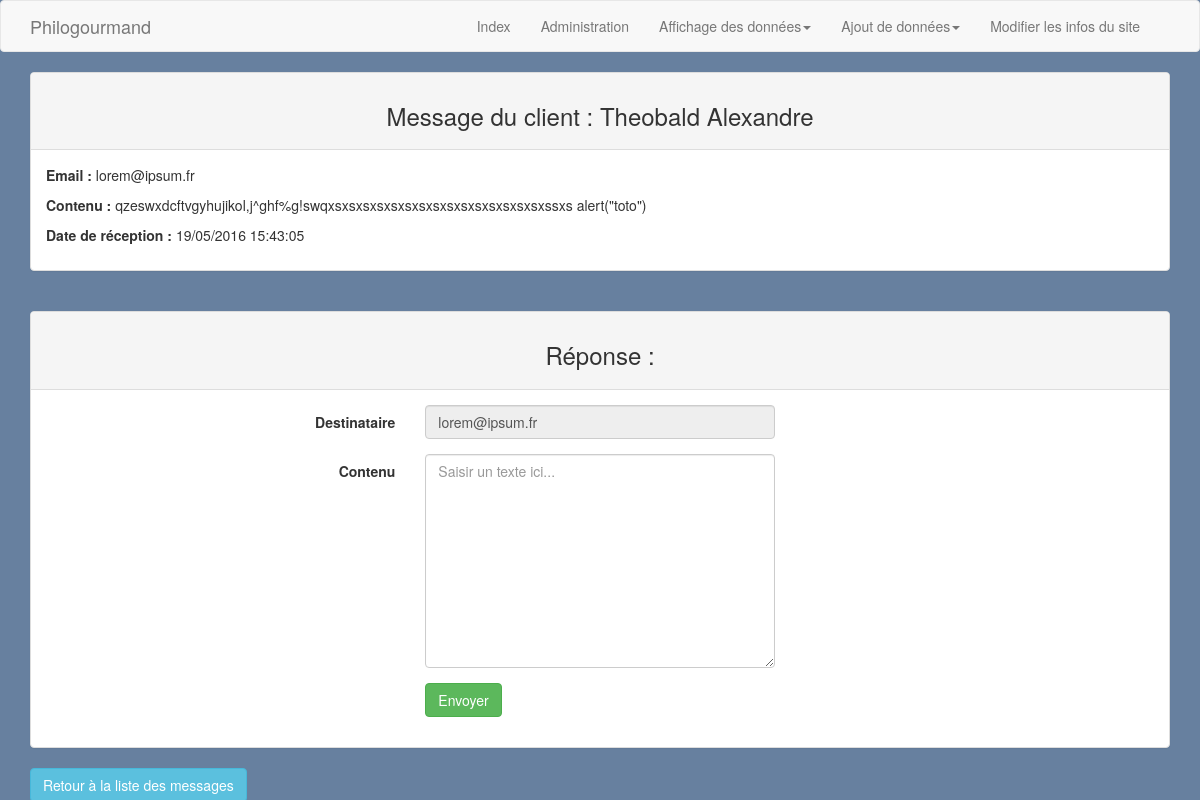
/admin/contact_message.php?id_message=2&action=rep (signed in), run on the app's committed database.
### tables this page shows
CREATE TABLE `contact` (
  `id` int(11) NOT NULL,
  `firstname` varchar(50) NOT NULL,
  `lastname` varchar(50) NOT NULL,
  `email` varchar(255) NOT NULL,
  `content` text NOT NULL,
  `date_add` datetime NOT NULL,
  `message_state` enum('read','unread') NOT NULL DEFAULT 'unread'
);

### inc/fonctions.php (called while the page is built, shortened)
<?php
function checkId($id) {
	$tmpId = NULL;
	if(isset($id) && !empty($id) && is_numeric($id)){
	   $tmpId = $id;
	}
	return $tmpId;
}
function showMessageContact($id) {
	global $pdo;
	$res = $pdo->prepare('SELECT * FROM contact WHERE id = :id');
	$res->bindValue(':id', $id, PDO::PARAM_INT);
	$res->execute();
	return $res->fetch(PDO::FETCH_ASSOC);
}

### admin/contact_message.php (the view, shortened to what this page needs)
<?php
require_once '../inc/connect.php';
require_once '../inc/fonctions.php';
$error = [];
$showMessage = false;
$repMessage = false;
if (!empty($_GET) && isset($_GET['id_message'])) {
	$id_message = checkId($_GET['id_message']);
	if (count($error) == 0) {
	 	if (isset($_GET['action']) && $_GET['action'] == 'delete') {
	 		$del = $pdo->prepare('DELETE FROM contact WHERE id = :id');
	 		$del->bindValue(':id',$id_message,PDO::PARAM_INT);
	 		if($del->execute()) {
	 			$_SESSION['del_message'] = 'ok';
	 			header('Location: contact_message.php');
	 			die;
	 		}
	 	}
	 	else {
			$message = showMessageContact($id_message);
			if (count($error) == 0) {
				$showMessage = true;
				if (isset($_GET['action']) && $_GET['action'] == 'rep') {
 					$repMessage = true;
 				}
			}
		}
	}
}
include_once '../inc/header_admin.php';
?>
	<?php if($showMessage) :
			$date = date('d/m/Y H:i:m', strtotime($message['date_add']));
	?>
		<div class="panel panel-default">
			<div class="panel-heading"><h3 class="text-center">Message du client :  <?php echo $message['lastname']. ' ' .$message['firstname']; ?></h3></div>
			<div class="panel-body">
				<p><strong>Email :</strong> <?=$message['email']; ?></p>
				<p><strong>Contenu :</strong> <?=$message['content']; ?> </p>
				<p><strong>Date de réception :</strong> <?=$date; ?></p>
			</div>
		</div>
		<br>
	<?php endif; ?>
	<?php if($repMessage) : ?>
		<div class="panel panel-default">
			<div class="panel-heading"><h3 class="text-center" id="titleRep">Réponse :</h3></div>
			<div class="panel-body">
				<form class="form-horizontal" id="formMessageContact" method="post">
					<div class="form-group">
						<label class="col-md-4 control-label" for="email">Destinataire</label>
						<div class="col-md-4">
							<input id="email" name="email" type="email" placeholder="adresse@email.fr" class="form-control input-md" data-form="input-form" value="<?=$message['email']; ?>" readonly>
						</div>
					</div>
					<div class="form-group">
						<label class="col-md-4 control-label" for="content">Contenu</label>
						<div class="col-md-4">
							<textarea name="content" id="content" rows="10" cols="50" class="form-control input-md" placeholder="Saisir un texte ici..." data-form="input-form"></textarea>
						</div>
					</div>
					<div class="form-group">
						<div class="col-md-4 col-md-offset-4">
							<button type="submit" class="btn btn-success">Envoyer</button>
						</div>
					</div>
				</form>
			</div>
		</div>
		<a href="contact_message.php" class="btn btn-info">Retour à la liste des messages</a>
	<?php endif; ?>
<?php
include_once '../inc/footer_admin.php';
?>

### css/style_admin.css (style rules this page uses)
body { background: #67809F; }

### data on the page
contact: lastname "Theobald", firstname "Alexandre", email "lorem@ipsum.fr", content "qzeswxdcftvgyhujikol,j^ghf%g!swqxsxsxsxsxsxsxsxsxsxsxsxsxsxsxsxssxs alert(\"toto\")", date_add "19/05/2016 15:43:05"
